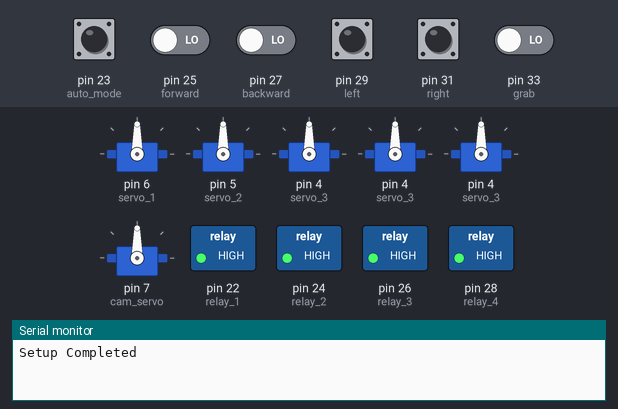
Bench run of a sketch on a simulated Arduino Mega 2560, built with avr-gcc and run on an emulated ATmega2560. Parts: 6 × servo, switched loads named in the sketch (green lamp = pin HIGH), the last lines printed to the serial monitor. Inputs (shaded band) come from the test bench; at power-on: pin 23 (auto_mode), pin 25 (forward), pin 27 (backward), pin 29 (left), pin 31 (right), pin 33 (grab) LOW. Pins used as bus, display or sensor lines are not drawn.

Above: at 7.2 s.
7.3 s: pin 23 (auto_mode) pulled HIGH for 0.15 s
At 9.0 s:
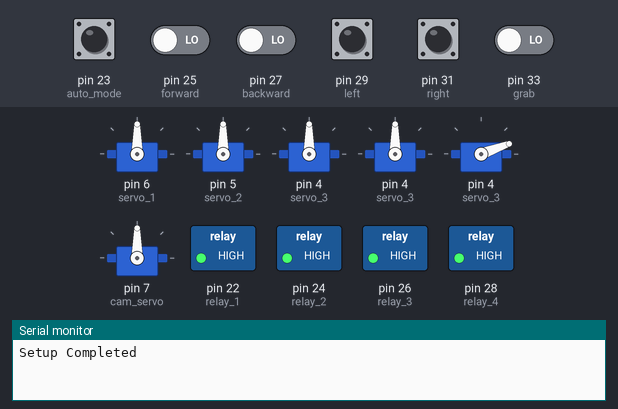
At 10.29 s:
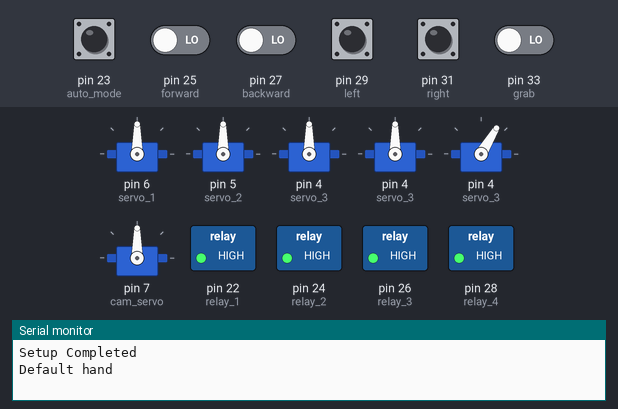
Timing chart, 0 to 12.2 s (numbered marks = the images above; inputs shaded):
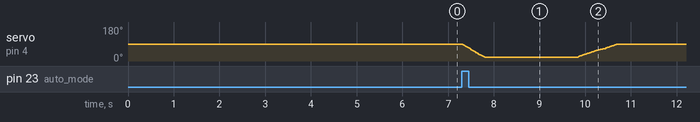

The sketch:

garbage_bot.ino
```cpp
#include <VarSpeedServo.h>
//from below to upwards (1-3)
VarSpeedServo servo1;
VarSpeedServo servo2;
VarSpeedServo servo3;
VarSpeedServo servo4;
VarSpeedServo servo5;

VarSpeedServo camServo;


//vcc pin
const int vcc_1 = 13;
const int vcc_2 = 12;

//read pins
const int auto_mode = 23;

const int forward = 25;
const int backward = 27;
const int left = 29;
const int right = 31;

const int grab = 33;

const int glass = 37;
const int metal = 39;
const int paper = 41;
const int plastic = 43;

//write pins
const int relay_1 = 22;
const int relay_2 = 24;
const int relay_3 = 26;
const int relay_4 = 28;

//pwm pins
const int servo_1 = 6;
const int servo_2 = 5;
const int servo_3 = 4;
const int servo_4 = 3;
const int servo_5 = 2;

const int cam_servo=7;

//sonar for grabbing
const int trigPin = 34;
const int echoPin = 35;


void setup() {
  //vcc pin
  pinMode(vcc_1,OUTPUT);
  digitalWrite(vcc_1,HIGH);
  pinMode(vcc_2,OUTPUT);
  digitalWrite(vcc_2,HIGH);

  //motor_setup
  pinMode(relay_1,OUTPUT);
  pinMode(relay_2,OUTPUT);
  pinMode(relay_3,OUTPUT);
  pinMode(relay_4,OUTPUT);

  pinMode(forward,INPUT);
  pinMode(backward,INPUT);
  pinMode(left,INPUT);
  pinMode(right,INPUT);


  digitalWrite(relay_1,HIGH);
  digitalWrite(relay_2,HIGH);
  digitalWrite(relay_3,HIGH);
  digitalWrite(relay_4,HIGH);

  /*digitalWrite(forward,LOW);
  digitalWrite(backward,LOW);
  digitalWrite(left,LOW);
  digitalWrite(right,LOW);*/

  digitalWrite(auto_mode,LOW); //check if it is unnecessary

  //control signals from raspberry pi

  //servo_setup
  //default_hand_code
  default_hand();

  //cam servo
  camServo.attach(cam_servo);
  camServo.write(90,10,true);

  //sonar for grabbing
  pinMode(trigPin, OUTPUT);


  Serial.begin(9600);
  Serial.println("Setup Completed");

}

void loop() {
  if(digitalRead(auto_mode)==HIGH){
    auto_bot();
  }
  else{
    human_control();
  }

}

void auto_bot(){
  //auto drive code goes here
  //grabbing should releasr 1st
  servo5.write(20,90,true);
  delay(2000);
  default_hand(); //to avoid collision if auto_mode is pressing during human_mode grabbing function

  //algo for auto_bot (later add)

  Serial.println("auto_bot");
}

void human_control(){
  //reset_relay();
  if(digitalRead(forward)==HIGH){
    move_forward();
    //reset_relay();
  }
  else if(digitalRead(backward)==HIGH){
    move_backward();
   //reset_relay();
  }
  else if(digitalRead(left)==HIGH){
    move_left();
    //reset_relay();
  }
  else if(digitalRead(right)==HIGH){
    move_right();
    //reset_relay();
  }
  else{
    reset_relay();
  }
  if (digitalRead(grab)==HIGH){
    int dist=check_distance();
    if(dist >= 8 && dist <= 12){
      grab_object();
  }else{
    Serial.println("Insufficient Distance");
  }

  }

}

void move_forward(){
  digitalWrite(relay_1,HIGH);
  digitalWrite(relay_2,LOW);
  digitalWrite(relay_3,HIGH);
  digitalWrite(relay_4,LOW);
  Serial.println("forward");
}
void move_backward(){
  digitalWrite(relay_1,LOW);
  digitalWrite(relay_2,HIGH);
  digitalWrite(relay_3,LOW);
  digitalWrite(relay_4,HIGH);
  Serial.println("backward");
}
void move_left(){
  digitalWrite(relay_1,HIGH);
  digitalWrite(relay_2,LOW);
  digitalWrite(relay_3,HIGH);
  digitalWrite(relay_4,HIGH);
  Serial.println("left");
}
void move_right(){
  digitalWrite(relay_1,HIGH);
  digitalWrite(relay_2,HIGH);
  digitalWrite(relay_3,HIGH);
  digitalWrite(relay_4,LOW);
  Serial.println("right");
}
void grab_object(){
  //robot_hand function goes here
  Serial.println("grabbing");

  //grab
  /*servo1.write(180,50,true);
  delay(1000);
  servo2.write(10,50,true);
  delay(1000);*/
  servo3.write(10,50,true);
  delay(1000);
  /*servo4.write(90,50,true);
  delay(1000);
  servo5.write(20,50,true);
  delay(5000);
  servo5.write(90,50,true);
  delay(1000);*/
  servo3.write(90,50,true);
  delay(1000);
  /*servo2.write(90,50,true);
  delay(1000);*/

  Serial.println("Grabbing Complete");

  //store
  /*servo1.write(0,50,true);
  delay(1000);
  servo3.write(20,50,true);
  delay(1000);
  servo5.write(20,50,true);
  delay(2000);
  servo5.write(90,50,true);
  delay(1000);*/
  servo3.write(90,50,true);
  delay(1000);

  Serial.println("Storing Complete");

  default_hand();


}

void default_hand(){
  Serial.println("Default hand");
  servo1.attach(servo_1);
  servo1.write(90,50,true);
  servo2.attach(servo_2);
  servo2.write(90,50,true);
  servo3.attach(servo_3);
  servo3.write(90,50,true);
  servo4.attach(servo_3);
  servo4.write(90,50,true);
  servo5.attach(servo_3);
  servo5.write(90,50,true);

  delay(6000);
}

int check_distance(){
  long duration;
  int distance;
  //make sure trig pin is clear
  digitalWrite(trigPin, LOW);
  delayMicroseconds(2);
  //start measuring distance using duration
  digitalWrite(trigPin, HIGH);
  delayMicroseconds(10);
  digitalWrite(trigPin, LOW);

  duration = pulseIn(echoPin, HIGH);
  distance = duration*0.034/2;

  return distance;

}

//auto_bot function
int cam_angle(){
  while(true){
    camServo.write(0,90,true);
    delay(5000);
    if(check_type()==1){
      //turn left 45 degree and approach there
    }
    camServo.write(45,90,true);
    delay(5000);
    if(check_type()==1){
      //move forward and approach there
    }
    camServo.write(90,90,true);
    delay(5000);
    if(check_type()==1){
      //turn right and approach there
    }
  }

}

int check_type(){
  if(digitalRead(glass) == HIGH){
    //rotate basket servo
    return 1;
  }
  else if(digitalRead(metal) == HIGH){
    //rotate basket servo
    return 1;
  }
  else if(digitalRead(paper) == HIGH){
    //rotate basket servo
    return 1;
  }
  else if(digitalRead(plastic) == HIGH){
    //rotate basket servo
    return 1;
  }
  else{
    return 0;
  }

}

void reset_relay(){
  digitalWrite(relay_1,HIGH);
  digitalWrite(relay_2,HIGH);
  digitalWrite(relay_3,HIGH);
  digitalWrite(relay_4,HIGH);
}
```
